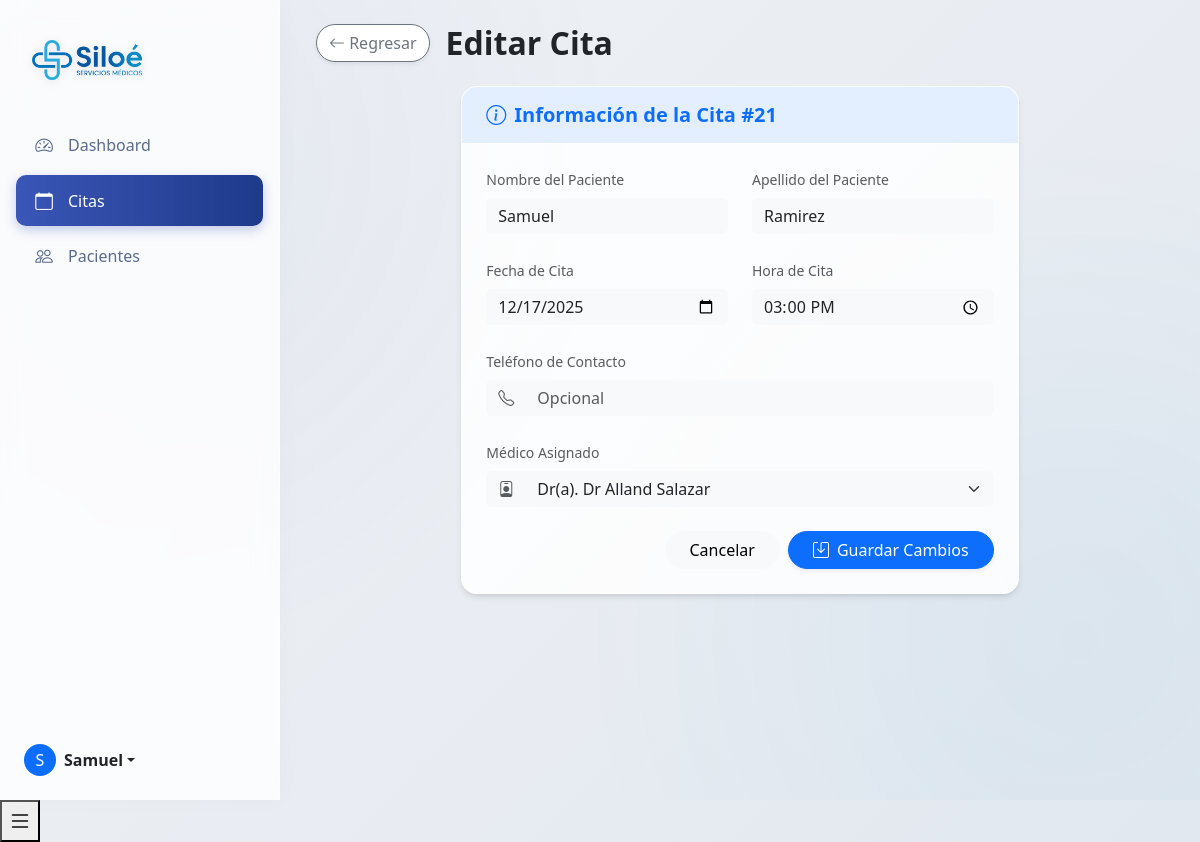
The page /php/appointments/edit_appointment.php?id=86 (signed in) on the database as committed earlier.
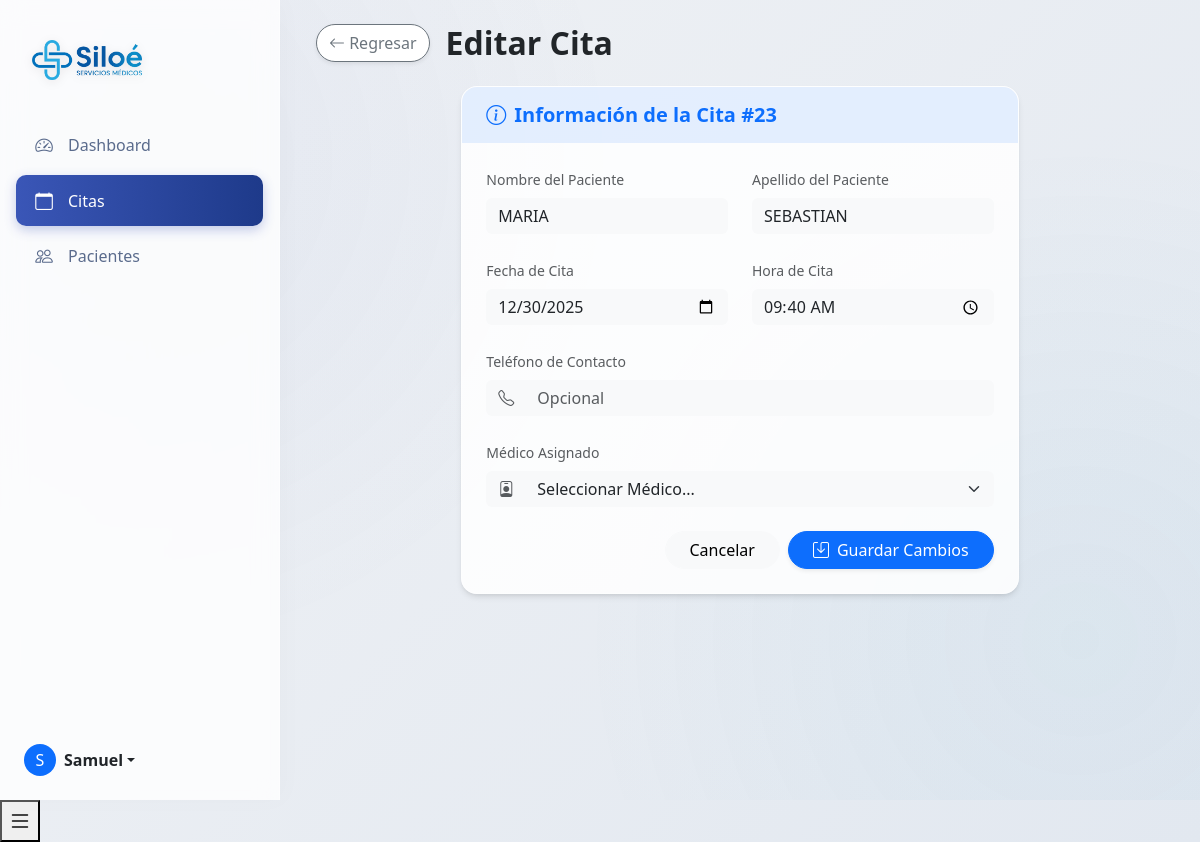
The same page on the database as committed later.
### tables this page shows
CREATE TABLE `citas` (
  `id_cita` int NOT NULL,
  `nombre_pac` varchar(50) NOT NULL,
  `apellido_pac` varchar(50) NOT NULL,
  `num_cita` int NOT NULL,
  `fecha_cita` date NOT NULL,
  `hora_cita` time NOT NULL,
  `telefono` varchar(20) DEFAULT NULL,
  `historial_id` int DEFAULT NULL,
  `id_doctor` int DEFAULT NULL
);

### php/appointments/edit_appointment.php (the view, shortened to what the changed rows need)
<?php
$id_cita = $_GET['id'];
$database = new Database();
$conn = $database->getConnection();
$stmtDocs = $conn->prepare("SELECT idUsuario, nombre, apellido FROM usuarios WHERE tipoUsuario = 'doc' ORDER BY nombre, apellido");
$stmtDocs->execute();
$doctors = $stmtDocs->fetchAll(PDO::FETCH_ASSOC);
try {
    $stmt = $conn->prepare("SELECT * FROM citas WHERE id_cita = :id_cita");
    $stmt->bindParam(':id_cita', $id_cita);
    $stmt->execute();
    $appointment = $stmt->fetch(PDO::FETCH_ASSOC);
} catch (Exception $e) {
    die("Error: " . $e->getMessage());
}
include_once '../../includes/header.php';
?>
<link rel="stylesheet" href="../../assets/css/dashboard-reengineered.css">
<link rel="stylesheet" href="https://cdnjs.cloudflare.com/ajax/libs/animate.css/4.1.1/animate.min.css">
<div class="dashboard-wrapper">
    <div class="main-content-glass">
        <div class="container-fluid">
            <div class="d-flex justify-content-between align-items-center mb-4 animate__animated animate__fadeInDown">
                <div class="d-flex align-items-center">
                    <h2 class="fw-bold text-dark mb-0">Editar Cita</h2>
                </div>
            </div>
            <div class="row justify-content-center">
                <div class="col-lg-8 animate__animated animate__fadeInUp animate__delay-1s">
                    <div class="card-glass p-0">
                        <div class="card-header-glass border-0 bg-primary bg-opacity-10 py-3">
                            <h5 class="mb-0 text-primary fw-bold"><i class="bi bi-info-circle me-2"></i>Información de la Cita #<?php echo $appointment['num_cita']; ?></h5>
                        </div>
                        <div class="card-body p-4">
                            <form action="edit_appointment.php?id=<?php echo $id_cita; ?>" method="POST">
                                <div class="row g-4">
                                    <div class="col-md-6">
                                        <label for="nombre_pac" class="form-label text-sm text-muted">Nombre del Paciente</label>
                                        <input type="text" class="form-control bg-light border-0" id="nombre_pac" name="nombre_pac" value="<?php echo htmlspecialchars($appointment['nombre_pac']); ?>" required>
                                    </div>
                                    <div class="col-md-6">
                                        <label for="apellido_pac" class="form-label text-sm text-muted">Apellido del Paciente</label>
                                        <input type="text" class="form-control bg-light border-0" id="apellido_pac" name="apellido_pac" value="<?php echo htmlspecialchars($appointment['apellido_pac']); ?>" required>
                                    </div>
                                    <div class="col-md-6">
                                        <label for="fecha_cita" class="form-label text-sm text-muted">Fecha de Cita</label>
                                        <input type="date" class="form-control bg-light border-0" id="fecha_cita" name="fecha_cita" value="<?php echo htmlspecialchars($appointment['fecha_cita']); ?>" required>
                                    </div>
                                    <div class="col-md-6">
                                        <label for="hora_cita" class="form-label text-sm text-muted">Hora de Cita</label>
                                        <input type="time" class="form-control bg-light border-0" id="hora_cita" name="hora_cita" value="<?php echo htmlspecialchars($appointment['hora_cita']); ?>" required>
                                    </div>
                                    <div class="col-md-12">
                                        <div class="input-group">
                                            <span class="input-group-text border-0 bg-light text-muted"><i class="bi bi-person-badge"></i></span>
                                            <select class="form-select bg-light border-0 border-start-0" id="id_doctor" name="id_doctor" required>
                                                <option value="">Seleccionar Médico...</option>
                                                <?php foreach ($doctors as $doc): ?>
                                                    <option value="<?php echo $doc['idUsuario']; ?>" <?php echo $appointment['id_doctor'] == $doc['idUsuario'] ? 'selected' : ''; ?>>
                                                        Dr(a). <?php echo htmlspecialchars($doc['nombre'] . ' ' . $doc['apellido']); ?>
                                                    </option>
                                                <?php endforeach; ?>
                                            </select>
                                        </div>
                                    </div>
                                </div>
                            </form>
                        </div>
                    </div>
                </div>
            </div>
        </div>
    </div>
</div>
<?php include_once '../../includes/footer.php'; ?>

Rows that differ between the two databases and show on the page:
changed citas: num_cita "21" → "23"; nombre_pac "Samuel" → "MARIA"; apellido_pac "Ramirez" → "SEBASTIAN"; fecha_cita "12/17/2025" → "12/30/2025"; hora_cita "15:00:00" → "09:40:00"; id_doctor "Dr(a). Dr Alland Salazar" → (not shown)
Other text that changed with them:
form field id_doctor: (not shown) → "Seleccionar Médico..."
